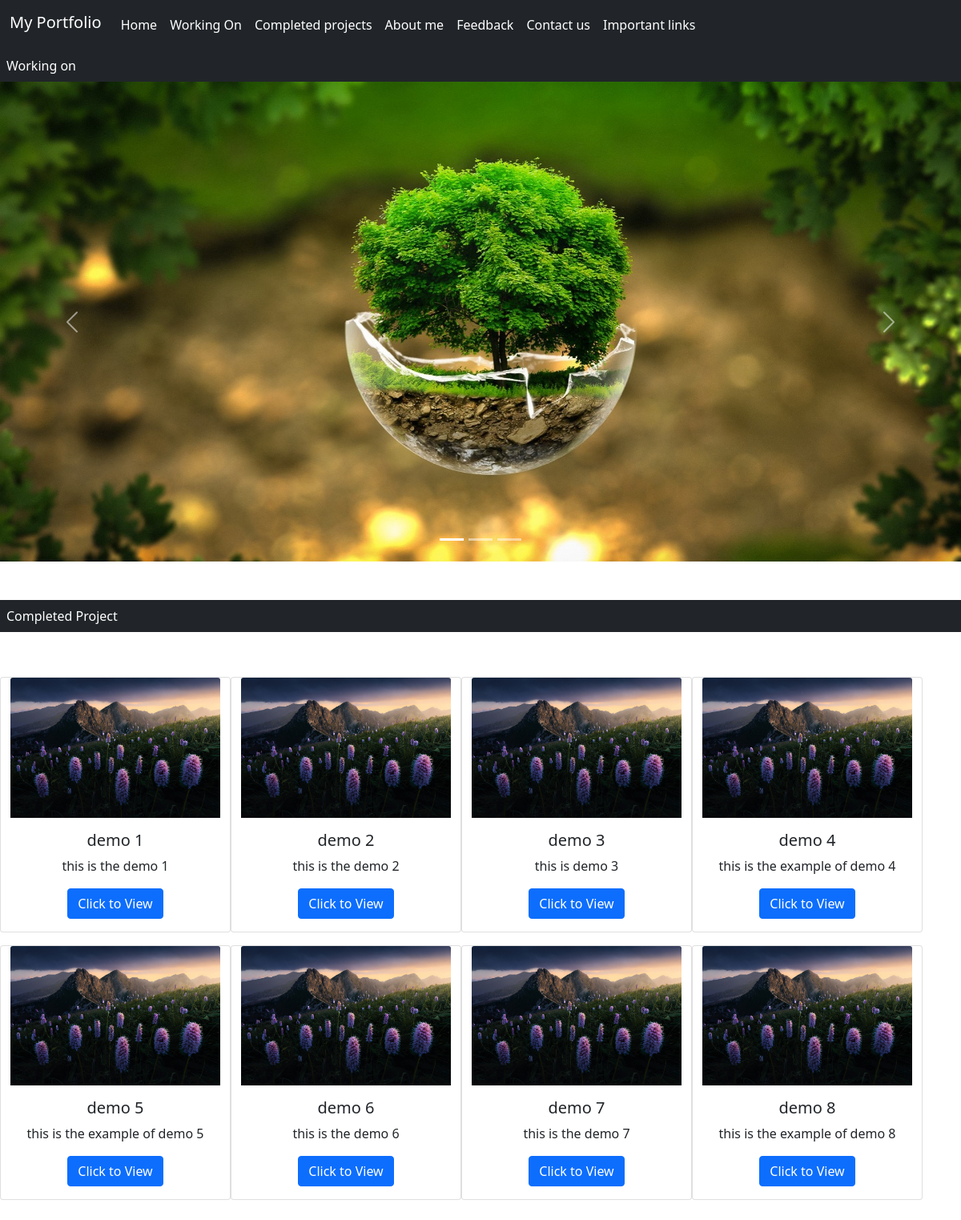
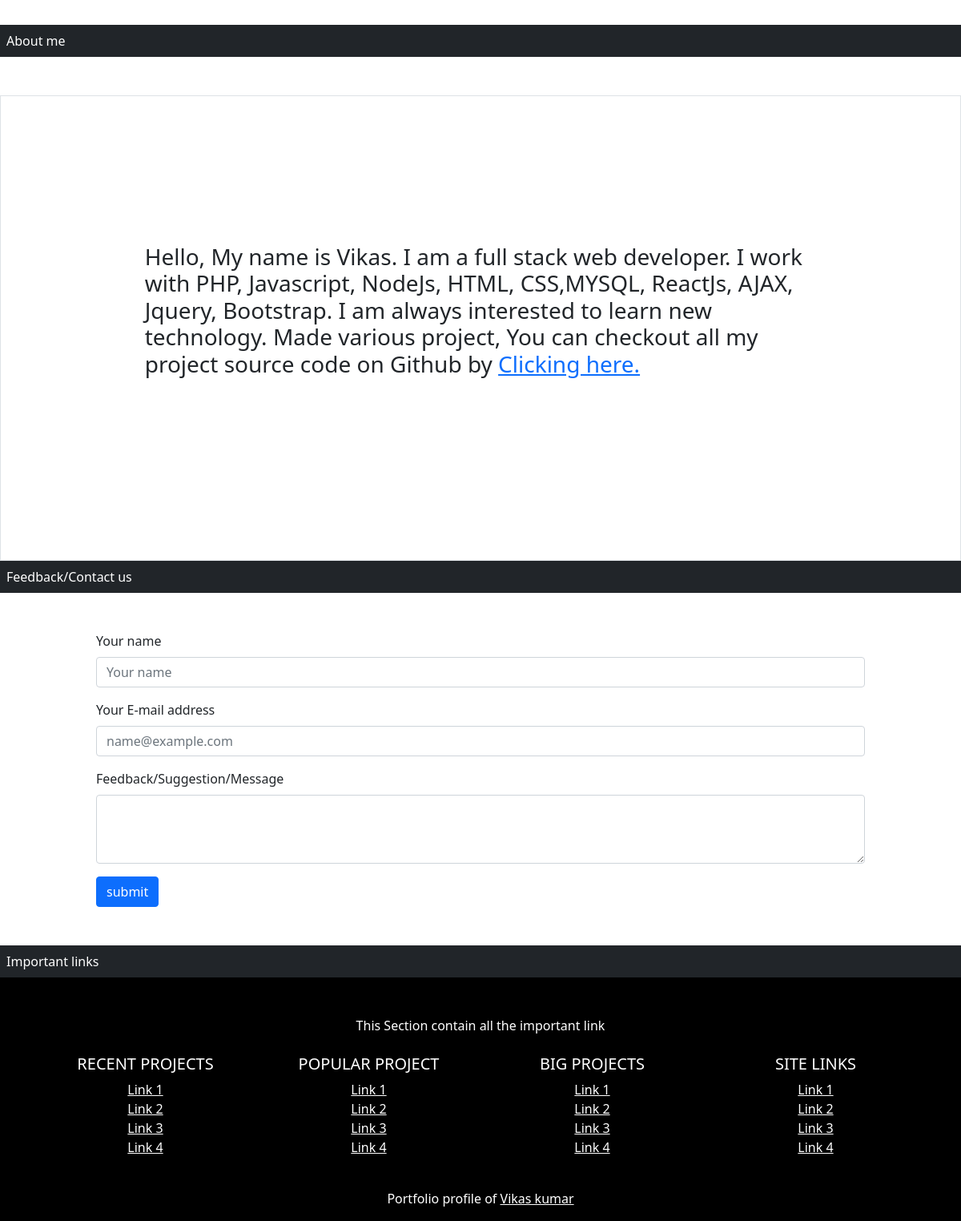
The page / on the database its author committed (2 pictures, top to bottom).
### tables this page shows
CREATE TABLE `working` (
  `sno` int(5) NOT NULL AUTO_INCREMENT,
  `imgsrc` varchar(500) NOT NULL,
  `alt` varchar(500) NOT NULL,
  PRIMARY KEY (`sno`)
);

CREATE TABLE `completed` (
  `sno` int(10) NOT NULL AUTO_INCREMENT,
  `c_title` varchar(500) NOT NULL,
  `c_brief` varchar(500) NOT NULL,
  `c_link` varchar(500) NOT NULL,
  `c_image` varchar(500) NOT NULL,
  PRIMARY KEY (`sno`)
);

### index.php (the view, shortened to what this page needs)
<?php
include 'resources/connection.php';
$fetchcard=mysqli_query($con,"select * from completed") or die(mysqli_error($con));
$fetchcarousel=mysqli_query($con,"select * from working") or die(mysqli_error($con));
?>
<!DOCTYPE html>
<html lang="en">
<head>
    <link href="https://cdn.jsdelivr.net/npm/bootstrap@5.0.2/dist/css/bootstrap.min.css" rel="stylesheet"
>
    <link rel="stylesheet" href="https://use.fontawesome.com/releases/v5.0.8/css/all.css"
>
</head>
<body>
    <nav class="navbar navbar-expand-lg navbar-dark bg-dark sticky-top">
        <div class="container-fluid"> <a class="navbar-brand" style="color: white; height: 46px;" href="#">My
                Portfolio</a>
            <div class="collapse navbar-collapse" id="navbarSupportedContent">
                <ul class="navbar-nav me-auto mb-2 mb-lg-0">
                    <li class="nav-item"> <a class="nav-link active" style="color: white; height: 32px;"
                            aria-current="page" href="#">Home</a> </li>
                    <li class="nav-item"> <a class="nav-link" style="color: white" href="#working_on">Working On</a>
                    </li>
                    <li class="nav-item"> <a class="nav-link" style="color: white" href="#completed_project">Completed
                            projects</a> </li>
                    <li class="nav-item"> <a class="nav-link" style="color: white" href="#about_me">About me</a> </li>
                    <li class="nav-item"> <a class="nav-link" style="color: white" href="#feedback">Feedback</a> </li>
                    <li class="nav-item"> <a class="nav-link" style="color: white" href="#feedback">Contact us</a> </li>
                    <li class="nav-item"> <a class="nav-link" style="color: white" href="#important_links">Important
                            links</a> </li>
                </ul>
            </div>
        </div>
    </nav>
    <div id="working_on" class="d-block p-2 bg-dark text-white">Working on</div>
    <div id="carouselExampleIndicators" class="carousel slide" data-bs-ride="carousel">
        <div class="carousel-indicators">
            <?php
    echo'
    <button type="button" data-bs-target="#carouselExampleIndicators" data-bs-slide-to="0" class="active" aria-current="true" aria-label="Slide 1"></button>
    ';
    $j=1;
    for($i=1;$i<mysqli_num_rows($fetchcarousel);$i++){
    echo'
    <button type="button" data-bs-target="#carouselExampleIndicators" data-bs-slide-to="'.$i.'" aria-label="Slide '.$i+$j.'"></button>';
    }
        ?>
        </div>
        <div class="carousel-inner">
            <?php
      $data=mysqli_fetch_assoc($fetchcarousel);
      $image=$data['imgsrc'];
      $alt=$data['alt'];
      echo'    <div class="carousel-item active">
      <img class="d-block w-100" src="image/'.$image.'" alt="'.$alt.'">
    </div>';
    ?>
        </div>
        <button class="carousel-control-prev" type="button" data-bs-target="#carouselExampleIndicators"
            data-bs-slide="prev"> <span class="carousel-control-prev-icon" aria-hidden="true"></span>
            <span class="visually-hidden">Previous</span> </button> <button class="carousel-control-next" type="button"
            data-bs-target="#carouselExampleIndicators" data-bs-slide="next">
            <span class="carousel-control-next-icon" aria-hidden="true"></span>
        </button>
    </div>
    <div id="completed_project" class="d-block p-2 bg-dark text-white mt-5 mb-5">Completed Project</div>
    <div class="row mx-auto">
        <?php
    while($data=mysqli_fetch_assoc($fetchcard)){
      $title=$data['c_title'];
      $link=$data['c_link'];
      $brief=$data['c_brief'];
      $image=$data['c_image'];
    echo'
    <div class="card text-center mt-2 mb-2" style="width: 18rem;"> <img src="image/'.$image.'" class="card-img-top" alt="Image does not exist">
      <div class="card-body">
        <h5 class="card-title">'.$title.'</h5>
        <p class="card-text">'.$brief.'</p>
        <a href="'.$link.'" class="btn btn-primary">Click to View</a>
      </div>
    </div>';
    }
    ?>
    </div>
    <div id="about_me" class="d-block p-2 bg-dark text-white mt-5 mb-5">About me</div>
    <div class="border ">
        <h3 class="mt-1 mb-5 ">
            <div style="padding: 15%;">Hello, My
                name is Vikas. I am a full stack web developer. I work with PHP, Javascript, NodeJs,
                HTML, CSS,MYSQL, ReactJs, AJAX, Jquery, Bootstrap. I am always interested to learn new technology.
                Made various project, You can checkout all my project source code on Github by <a href="">Clicking
                    here.</a></div>
        </h3>
    </div>
    <div id="feedback" class="d-block p-2 bg-dark text-white">Feedback/Contact us</div>
    <div class="mx-auto mt-5 mb-5" style="width: 80%;">
        <form action="submit.php" method="post">
            <div class="mb-3"> <label for="exampleFormControlInput1" class="form-label">Your
                    name</label> <input class="form-control" name="name" id="exampleFormControlInput1"
                    placeholder="Your name" type="text"> </div>
            <div class="mb-3"> <label for="exampleFormControlInput1" class="form-label">Your
                    E-mail address</label> <input class="form-control" name="email" id="exampleFormControlInput1"
                    placeholder="name@example.com" type="email"> </div>
            <div class="mb-3"> <label for="exampleFormControlTextarea1"
                    class="form-label">Feedback/Suggestion/Message</label>
                <textarea class="form-control" id="exampleFormControlTextarea1" name="feedback" rows="3"></textarea>
            </div>
            <input class="btn btn-primary" value="submit" type="submit">
        </form>
    </div>
    <div id="important_link" class="d-block p-2 bg-dark text-white">Important links</div>
    <footer class=" text-center text-white" style="background-color:#000000;">
        <div class="container p-4">
            <section class="mb-4">
                <p> This Section contain all the important link </p>
            </section>
            <section class="">
                <div class="row">
                    <div class="col-lg-3 col-md-6 mb-4 mb-md-0">
                        <h5 class="text-uppercase">Recent Projects</h5>
                        <ul class="list-unstyled mb-0">
                            <li> <a href="#%21" class="text-white">Link 1</a> </li>
                            <li> <a href="#%21" class="text-white">Link 2</a> </li>
                            <li> <a href="#%21" class="text-white">Link 3</a> </li>
                            <li> <a href="#%21" class="text-white">Link 4</a> </li>
                        </ul>
                    </div>
                    <div class="col-lg-3 col-md-6 mb-4 mb-md-0">
                        <h5 class="text-uppercase">Popular project</h5>
                        <ul class="list-unstyled mb-0">
                            <li> <a href="#%21" class="text-white">Link 1</a> </li>
                            <li> <a href="#%21" class="text-white">Link 2</a> </li>
                            <li> <a href="#%21" class="text-white">Link 3</a> </li>
                            <li> <a href="#%21" class="text-white">Link 4</a> </li>
                        </ul>
                    </div>
                    <div class="col-lg-3 col-md-6 mb-4 mb-md-0">
                        <h5 class="text-uppercase">Big projects</h5>
                        <ul class="list-unstyled mb-0">
                            <li> <a href="#%21" class="text-white">Link 1</a> </li>
                            <li> <a href="#%21" class="text-white">Link 2</a> </li>
                            <li> <a href="#%21" class="text-white">Link 3</a> </li>
                            <li> <a href="#%21" class="text-white">Link 4</a> </li>
                        </ul>
                    </div>
                    <div class="col-lg-3 col-md-6 mb-4 mb-md-0">
                        <h5 class="text-uppercase">Site Links</h5>
                        <ul class="list-unstyled mb-0">
                            <li> <a href="#%21" class="text-white">Link 1</a> </li>
                            <li> <a href="#%21" class="text-white">Link 2</a> </li>
                            <li> <a href="#%21" class="text-white">Link 3</a> </li>
                            <li> <a href="#%21" class="text-white">Link 4</a> </li>
                        </ul>
                    </div>
                </div>
            </section>
        </div>
        <div class="text-center p-3" style="background-color: rgba(0, 0, 0, 0.2)">
            Portfolio profile of <a class="text-white" href="">Vikas kumar</a>
        </div>
    </footer>
</body>
</html>

### rows shown on the page
working: imgsrc (picture)
completed: c_image (picture), c_title "demo 1", c_brief "this is the demo 1"
completed: c_image (picture), c_title "demo 2", c_brief "this is the demo 2"
completed: c_image (picture), c_title "demo 3", c_brief "this is demo 3"
completed: c_image (picture), c_title "demo 4", c_brief "this is the example of demo 4"
completed: c_image (picture), c_title "demo 5", c_brief "this is the example of demo 5"
completed: c_image (picture), c_title "demo 6", c_brief "this is the demo 6"
completed: c_image (picture), c_title "demo 7", c_brief "this is the demo 7"
completed: c_image (picture), c_title "demo 8", c_brief "this is the example of demo 8"
